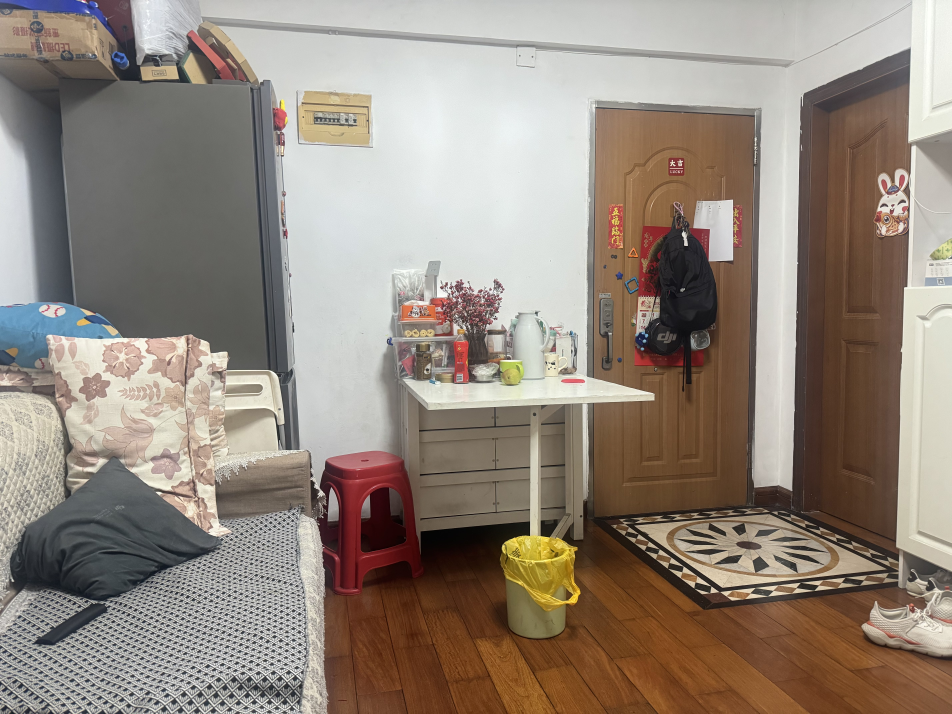
//> input picture examples/featurepoint-extraction-and-matching/data/IMG_0400.jpg, 5712 x 4284 px (shown at 1/6 size)
$ ./main ../data/IMG_0400.jpg   (built with g++ and OpenCV 4)
//> lines starting //> are read from the running program, lines starting //| are printed output that depends on the picture
#include <iostream>
#include <filesystem>
#include <opencv2/opencv.hpp>

int main(int argc, char** argv)
{
    // Set current path
    std::filesystem::path executablePath = std::filesystem::path(argv[0]);
    std::filesystem::path currentPath = executablePath.parent_path();
    std::filesystem::current_path(currentPath);

    // Config two image path
    std::filesystem::path image1Path = std::filesystem::current_path() / "data/IMG_0400.jpg";
    std::filesystem::path image2Path = std::filesystem::current_path() / "data/IMG_0401.jpg";

    // Read two images
    cv::Mat image1 = cv::imread( image1Path.string(), cv::IMREAD_GRAYSCALE);
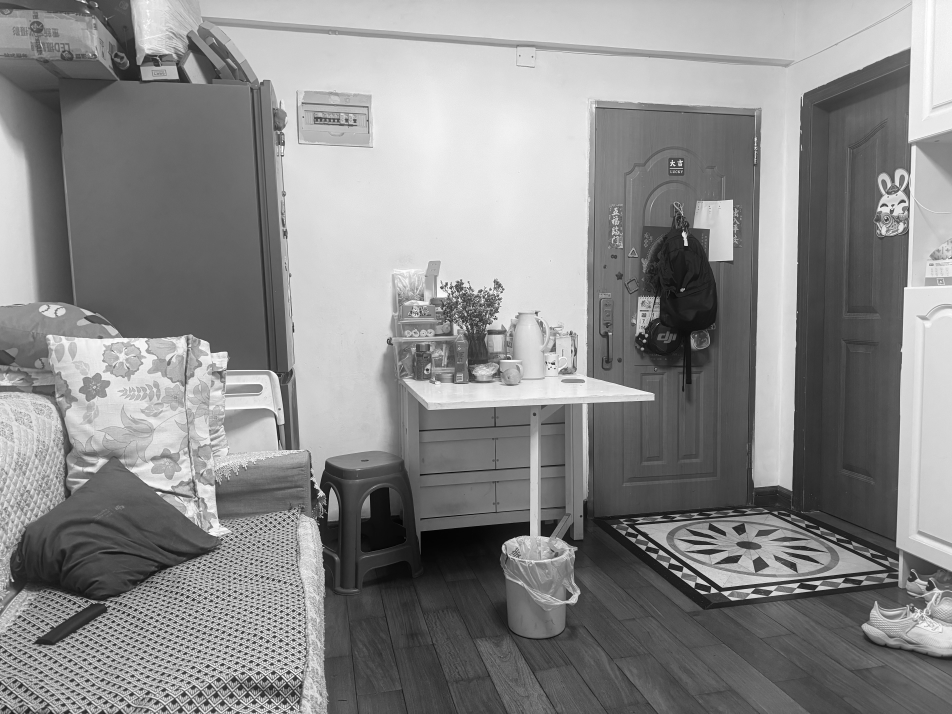
//> image1: 4284 rows x 5712 cols, CV_8UC1 (shown at 1/6 size); min 0, max 255, mean 137.4
    cv::Mat image2 = cv::imread( image2Path.string(), cv::IMREAD_GRAYSCALE);
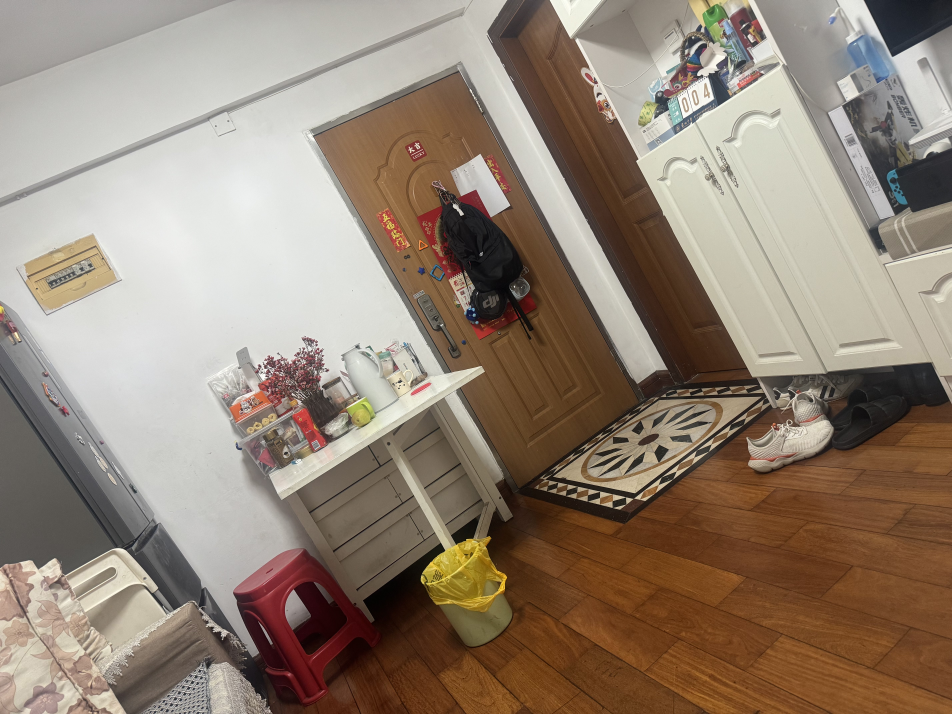
//> input picture examples/featurepoint-extraction-and-matching/data/IMG_0401.jpg, 5712 x 4284 px (shown at 1/6 size)
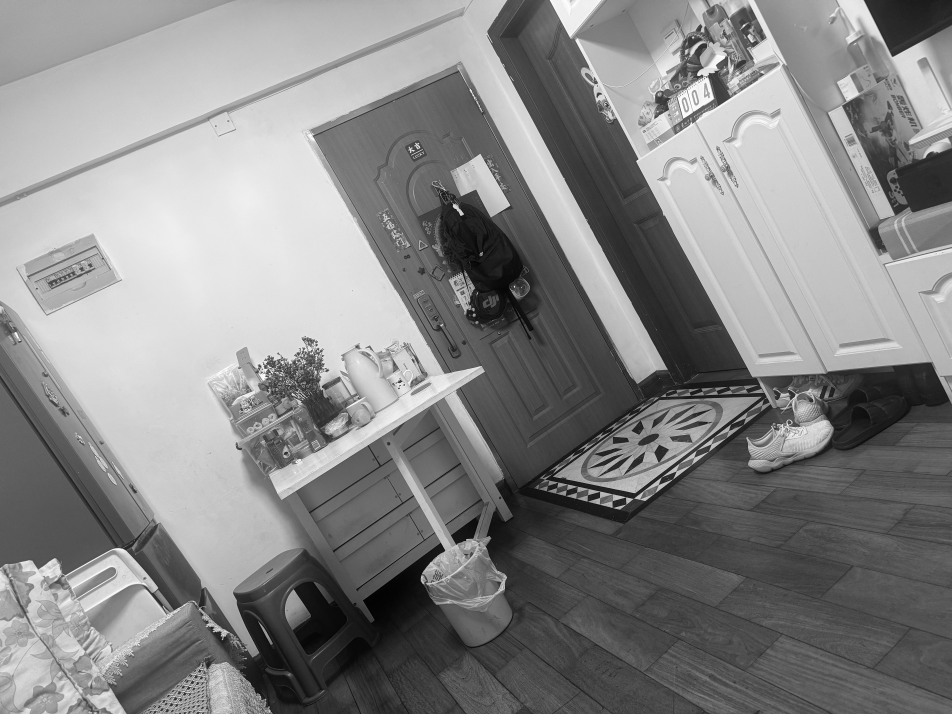
//> image2: 4284 rows x 5712 cols, CV_8UC1 (shown at 1/6 size); min 0, max 255, mean 134.4

    double imageWidth = image1.cols;
//> imageWidth = 5712
    double imageHeight = image1.rows;
//> imageHeight = 4284

    // Initialize feature point detector
    cv::Ptr<cv::ORB> detector = cv::ORB::create();
    detector->setMaxFeatures(1024);

    // Detect feature points
    std::vector<cv::KeyPoint> keypoints1, keypoints2;
    detector->detect(image1, keypoints1);
//> keypoints1 = 1024 keypoints; strongest (x, y, size): (4098, 1371, 31), (3305, 2178, 31), (2490, 1868, 31), (4101, 1370, 31)
    detector->detect(image2, keypoints2);
//> keypoints2 = 1024 keypoints; strongest (x, y, size): (2715, 1219, 31), (2676, 1144, 31), (2711, 1212, 31), (2385, 2292, 31)

    // Extract feature descriptors
    cv::Ptr<cv::ORB> extractor = cv::ORB::create();
    cv::Mat descriptors1, descriptors2;
    extractor->compute(image1, keypoints1, descriptors1);
    extractor->compute(image2, keypoints2, descriptors2);

    // Initialize feature matcher
    cv::Ptr<cv::DescriptorMatcher> matcher = cv::DescriptorMatcher::create("BruteForce");

    // Match feature points
    std::vector<cv::DMatch> matches;
    matcher->match(descriptors1, descriptors2, matches);
//> matches = 1024 matches

    // Draw matching results
    cv::Mat matchImage;
    cv::drawMatches(image1, keypoints1, image2, keypoints2, matches, matchImage);

    // Display matching results
    cv::Size displaySize(imageWidth * 2.0 / 6.0, imageHeight * 2.0 / 12.0);
//> displaySize = Size(1904, 714)
    cv::Mat resizedImage;
    cv::resize(matchImage, resizedImage, displaySize);
    cv::imshow("Matches", resizedImage);
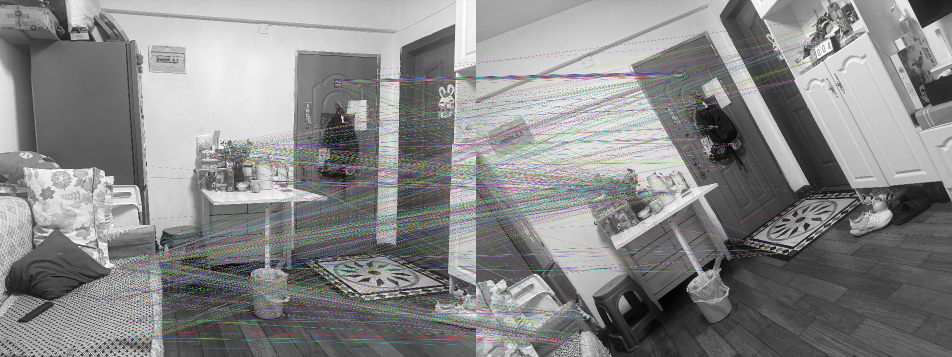
//> window 'Matches': 714 rows x 1904 cols, CV_8UC3 (shown at 1/2 size); mean B, G, R 135.8, 135.7, 135.5

    // Adjust window position
    int screenWidth = 1920;
    int screenHeight = 1080;
    int windowWidth = displaySize.width;
//> windowWidth = 1904
    int windowHeight = displaySize.height;
//> windowHeight = 714

    int windowLeft = (screenWidth - windowWidth) / 2;
//> windowLeft = 8
    int windowTop = (screenHeight - windowHeight) / 2;
//> windowTop = 183
    cv::moveWindow("Matches", windowLeft, windowTop);
    cv::waitKey(0);

    return 0;
}
